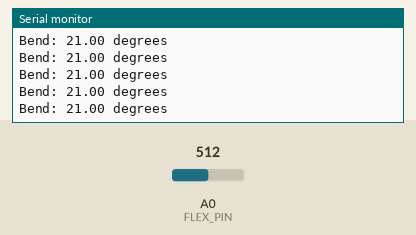
The sketch below on a simulated Arduino Uno, built with avr-gcc and run on an emulated ATmega328P. Parts: the last lines printed to the serial monitor. The inputs (shaded band) are chosen by the test bench; at power-on: A0 (FLEX_PIN) = 512.

Above: at 1.2 s.
1.3 s: A0 (FLEX_PIN) set to 532
At 2.0 s:
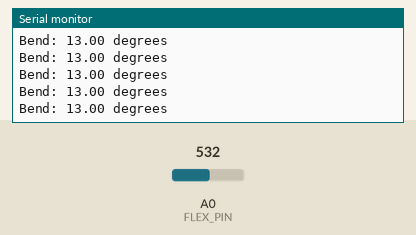
4.3 s: A0 (FLEX_PIN) set to 557
At 5.1 s:
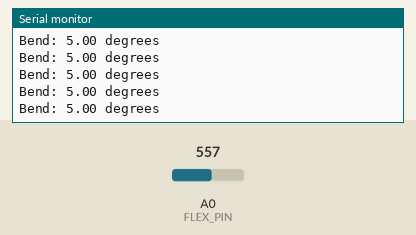
8.8 s: A0 (FLEX_PIN) set to 376
At 9.4 s:
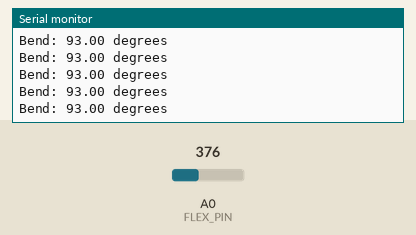
11.8 s: A0 (FLEX_PIN) set to 354
At 12.7 s:
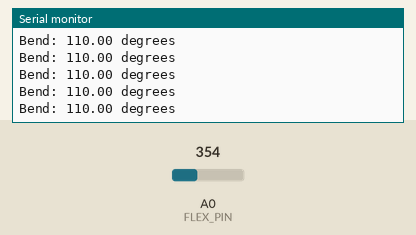
Timing chart, 0 to 14.8 s (numbered marks = the images above; inputs shaded):
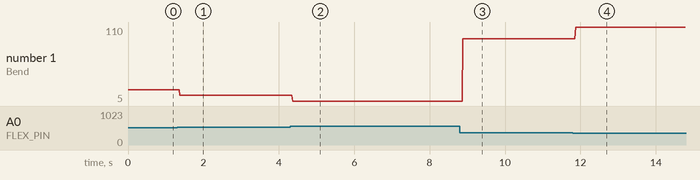

The sketch:

flex_init.ino
```cpp
const int FLEX_PIN = A0; // Pin connected to voltage divider output
// Measure the voltage at 5V and the actual resistance of your
// 47k resistor, and enter them below:
const float VCC = 4.98; // Measured voltage of Ardunio 5V line
const float R_DIV = 47500.0; // Measured resistance of 3.3k resistor

// Upload the code, then try to adjust these values to more
// accurately calculate bend degree.
const float STRAIGHT_RESISTANCE = 37300.0; // resistance when straight
const float BEND_RESISTANCE = 80000.0; // resistance at 90 deg

void setup()
{
  Serial.begin(9600);
  pinMode(FLEX_PIN, INPUT);
}

void loop()
{
  // Read the ADC, and calculate voltage and resistance from it
  int flexADC = analogRead(FLEX_PIN);
  float flexV = flexADC * VCC / 1023.0;
  float flexR = R_DIV * (VCC / flexV - 1.0);
  float angle = map(flexR, STRAIGHT_RESISTANCE, BEND_RESISTANCE,
                   0, 90.0);
  Serial.println("Bend: " + String(angle) + " degrees");

  delay(1);
}
```

Measured:
- after the input at 1.3 s, the serial monitor: prints a new line after 0.08 s (image 1)
- after the input at 4.3 s, the serial monitor: prints a new line after 0.07 s (image 2)
- after the input at 8.8 s, the serial monitor: prints a new line after 0.08 s (image 3)
- after the input at 11.8 s, the serial monitor: prints a new line after 0.07 s (image 4)
- plotted number 1: 21 → 13 after the input at 1.3 s, 13 → 5 after the input at 4.3 s, 5 → 93 after the input at 8.8 s, 93 → 110 after the input at 11.8 s
